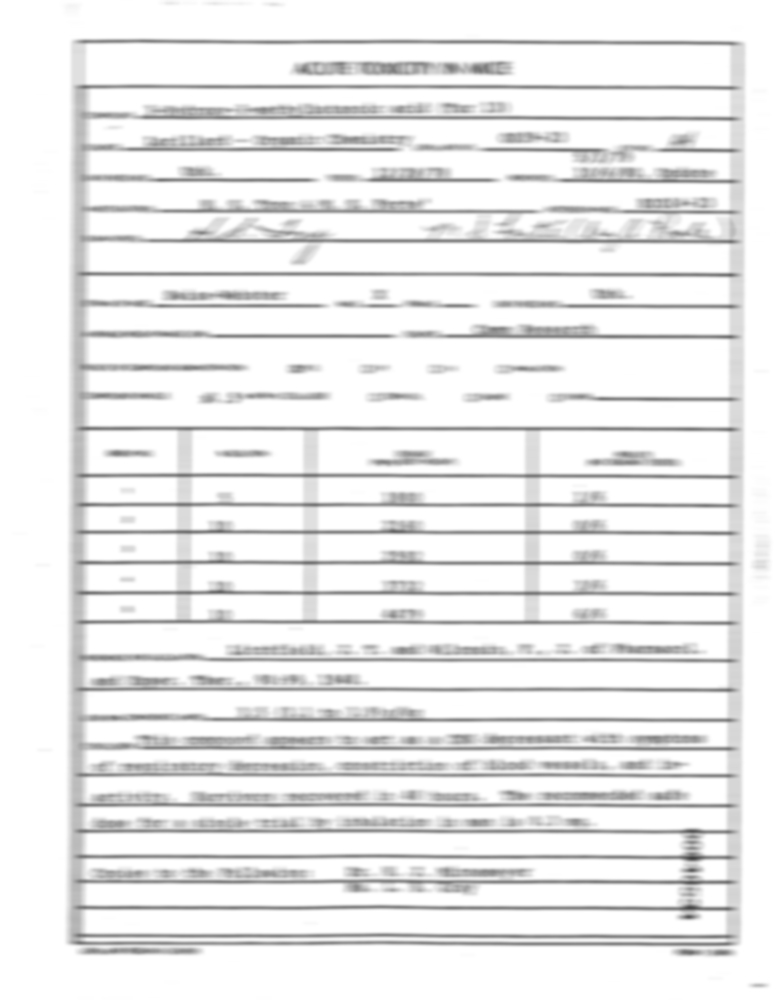
#> input picture data/processed/combined/00040534.png, 777 x 1000 px, found by its file name
$ python quality_analyzer.py   (older library calls are emulated)
#> lines starting #> are read from the running program, lines starting #| are printed output that depends on the picture
"""
===========================================================
VisionRestore AI
Phase 2 : Image Quality Analyzer
Part 1 : Image Quality Metrics
===========================================================
"""

from pathlib import Path
import cv2
import numpy as np
import matplotlib.pyplot as plt


# ==========================================================
# LOAD IMAGE
# ==========================================================

def load_image(image_path):
    """
    Load image from disk and return RGB image.
    """

    image = cv2.imread(str(image_path))

    if image is None:
        raise FileNotFoundError(
            f"Unable to load image : {image_path}"
        )

    image = cv2.cvtColor(
        image,
        cv2.COLOR_BGR2RGB
    )

    return image


# ==========================================================
# BLUR SCORE
# ==========================================================

def compute_blur(image):
    """
    Variance of Laplacian.

    Lower value -> More blurry.
    Higher value -> Sharper.
    """

    gray = cv2.cvtColor(
        image,
        cv2.COLOR_RGB2GRAY
    )

    score = cv2.Laplacian(
        gray,
        cv2.CV_64F
    ).var()

    return round(score, 2)


# ==========================================================
# NOISE ESTIMATION
# ==========================================================

def compute_noise(image):
    """
    Estimate noise using high-frequency residual.

    Higher value -> More noisy.
    """

    gray = cv2.cvtColor(
        image,
        cv2.COLOR_RGB2GRAY)

    blur = cv2.GaussianBlur(
        gray,
        (3, 3),
        0
    )

    residual = gray.astype(np.float32) - blur.astype(np.float32)

    score = np.std(residual)

    return round(float(score), 2)


# ==========================================================
# BRIGHTNESS
# ==========================================================

def compute_brightness(image):
    """
    Average brightness.

    Range : 0 - 255
    """

    gray = cv2.cvtColor(
        image,
        cv2.COLOR_RGB2GRAY
    )

    score = np.mean(gray)

    return round(float(score), 2)


# ==========================================================
# CONTRAST
# ==========================================================

def compute_contrast(image):
    """
    Standard deviation of grayscale intensity.
    """

    gray = cv2.cvtColor(
        image,
        cv2.COLOR_RGB2GRAY
    )

    score = np.std(gray)

    return round(float(score), 2)


# ==========================================================
# ENTROPY
# ==========================================================

def compute_entropy(image):
    """
    Shannon Entropy.

    Higher value -> More information.
    """

    gray = cv2.cvtColor(
        image,
        cv2.COLOR_RGB2GRAY
    )

    histogram = cv2.calcHist(
        [gray],
        [0],
        None,
        [256],
        [0, 256]
    )

    histogram = histogram.ravel()

    probability = histogram / histogram.sum()

    probability = probability[
        probability > 0
    ]

    entropy = -np.sum(
        probability * np.log2(probability)
    )

    return round(float(entropy), 2)


# ==========================================================
# RESOLUTION
# ==========================================================

def compute_resolution(image):
    """
    Return image dimensions.
    """

    h, w = image.shape[:2]

    return f"{w} x {h}"


# ==========================================================
# ANALYZE IMAGE
# ==========================================================

def analyze_image(image):

    report = {

        "Blur Score":
            compute_blur(image),

        "Noise Score":
            compute_noise(image),

        "Brightness":
            compute_brightness(image),

        "Contrast":
            compute_contrast(image),

        "Entropy":
            compute_entropy(image),

        "Resolution":
            compute_resolution(image)

    }

    return report
# ==========================================================
# CLASSIFICATION FUNCTIONS
# ==========================================================

def classify_blur(score):
    """
    Lower Laplacian variance means more blur.
    Thresholds may be adjusted later.
    """

    if score < 1000:
        return "High Blur"
    elif score < 3500:
        return "Medium Blur"
    else:
        return "Low Blur"


# ----------------------------------------------------------


def classify_noise(score):
    """
    Higher residual standard deviation means more noise.
    """

    if score < 12:
        return "Low Noise"
    elif score < 20:
        return "Medium Noise"
    else:
        return "High Noise"


# ----------------------------------------------------------


def classify_brightness(score):
    """
    Brightness ranges from 0-255.
    """

    if score < 150:
        return "Low Brightness"

    elif score < 220:
        return "Medium Brightness"

    else:
        return "High Brightness"


# ----------------------------------------------------------


def classify_contrast(score):
    """
    Contrast based on grayscale standard deviation.
    """

    if score < 30:
        return "Low Contrast"

    elif score < 40:
        return "Medium Contrast"

    else:
        return "High Contrast"


# ----------------------------------------------------------


def classify_entropy(score):
    """
    Shannon entropy classification.
    """

    if score <2:
        return "Low Information"

    elif score < 4:
        return "Medium Information"

    else:
        return "High Information"


# ----------------------------------------------------------


def classify_resolution(resolution):
    """
    Resolution format:
    'width x height'
    """

    width, height = resolution.split(" x ")

    width = int(width)
    height = int(height)

    pixels = width * height

    if pixels < 500000:
        return "Low Resolution"

    elif pixels < 1000000:
        return "Medium Resolution"

    else:
        return "High Resolution"
# ==========================================================
# OVERALL QUALITY SCORE
# ==========================================================

def compute_quality_score(report):
    """
    Computes an overall quality score (0-100)
    based on all quality metrics.
    """

    score = 100

    # Blur
    if report["Blur Status"] == "High Blur":
        score -= 30
    elif report["Blur Status"] == "Medium Blur":
        score -= 15

    # Noise
    if report["Noise Status"] == "High Noise":
        score -= 20
    elif report["Noise Status"] == "Medium Noise":
        score -= 10

    # Brightness
    # Brightness

    if report["Brightness Status"] == "Low Brightness":
        score -= 20

    elif report["Brightness Status"] == "High Brightness":
        score -= 10

    # Contrast
    if report["Contrast Status"] == "Low Contrast":
        score -= 15
    elif report["Contrast Status"] == "Medium Contrast":
        score -= 5

    score = max(0, score)

    if score >= 90:
        label = "Excellent"

    elif score >= 75:
        label = "Good"

    elif score >= 60:
        label = "Fair"

    elif score >= 40:
        label = "Poor"

    else:
        label = "Very Poor"

    return score, label
# ==========================================================
# RESTORATION DIFFICULTY
# ==========================================================

def restoration_difficulty(score):

    if score >= 85:
        return "Easy"

    elif score >= 65:
        return "Moderate"

    else:
        return "Severe"


# ==========================================================
# ANALYZER CONFIDENCE
# ==========================================================

def compute_confidence(report):
    """
    Computes confidence based on how far each metric
    is from its decision boundary.
    """

    confidence = []

    # ---------------- Blur ----------------

    blur = report["Blur Score"]

    if blur >= 3500:
        confidence.append(min(100, 70 + ((blur - 3500) / 100)))

    elif blur <= 1000:
        confidence.append(min(100, 70 + ((1000 - blur) / 20)))

    else:
        confidence.append(75)

    # ---------------- Noise ----------------

    noise = report["Noise Score"]

    if noise >= 20:
        confidence.append(min(100, 70 + ((noise - 20) * 8)))

    elif noise <= 12:
        confidence.append(min(100, 70 + ((12 - noise) * 8)))

    else:
        confidence.append(75)

    # ---------------- Brightness ----------------

    brightness = report["Brightness"]

    if brightness >= 220:
        confidence.append(min(100, 70 + ((brightness - 220) / 2)))

    elif brightness <= 150:
        confidence.append(min(100, 70 + ((150 - brightness) / 2)))

    else:
        confidence.append(75)

    return round(sum(confidence) / len(confidence))
def classify_image(report):
    """
    Adds qualitative labels to all metrics.
    """

    report["Blur Status"] = classify_blur(
        report["Blur Score"]
    )

    report["Noise Status"] = classify_noise(
        report["Noise Score"]
    )

    report["Brightness Status"] = classify_brightness(
        report["Brightness"]
    )

    report["Contrast Status"] = classify_contrast(
        report["Contrast"]
    )

    report["Entropy Status"] = classify_entropy(
        report["Entropy"]
    )

    report["Resolution Status"] = classify_resolution(
        report["Resolution"]
    )
    quality_score, quality_label = compute_quality_score(report)
    report["Restoration Difficulty"] = restoration_difficulty(
    quality_score
)
    report["Overall Quality Score"] = quality_score
    report["Overall Quality"] = quality_label
    report["Confidence"] = compute_confidence(report)

    return report
# ==========================================================
# RESTORATION RECOMMENDATION ENGINE
# ==========================================================
# ==========================================================
# RESTORATION RECOMMENDATION ENGINE
# ==========================================================

def recommend_restoration(report):
    """
    Generates an executable restoration pipeline based on
    the detected image degradations.
    """

    detected_problems = []

    pipeline = []

    step = 1

    # --------------------------------------------------
    # Blur
    # --------------------------------------------------

    if report["Blur Status"] != "Low Blur":

        detected_problems.append(report["Blur Status"])

        pipeline.append({
            "step": step,
            "operation": "Deblur",
            "model": "SwinIR"
        })

        step += 1

    # --------------------------------------------------
    # Gaussian Noise
    # --------------------------------------------------

    if report["Noise Status"] != "Low Noise":

        detected_problems.append(report["Noise Status"])

        pipeline.append({
            "step": step,
            "operation": "Denoise",
            "model": "DnCNN"
        })

        step += 1

    # --------------------------------------------------
    # Low Brightness
    # --------------------------------------------------

    if report["Brightness Status"] == "Low Brightness":

        detected_problems.append("Low Brightness")

        pipeline.append({
            "step": step,
            "operation": "Low-Light Enhancement",
            "model": "Gamma + CLAHE"
        })

        step += 1

    # --------------------------------------------------
    # Low Contrast
    # --------------------------------------------------

    if report["Contrast Status"] == "Low Contrast":

        detected_problems.append("Low Contrast")

        pipeline.append({
            "step": step,
            "operation": "Contrast Enhancement",
            "model": "CLAHE"
        })

        step += 1

    # --------------------------------------------------
    # Super Resolution
    # --------------------------------------------------

    if report["Resolution Status"] == "Low Resolution":

        detected_problems.append("Low Resolution")

        pipeline.append({
            "step": step,
            "operation": "Super Resolution",
            "model": "SwinIR"
        })

        step += 1

    # --------------------------------------------------
    # No Restoration Required
    # --------------------------------------------------

    if len(pipeline) == 0:

        pipeline.append({

            "step": 1,

            "operation": "No Restoration Needed",

            "model": "None"

        })

    return {

        "detected_problems": detected_problems,

        "recommended_pipeline": pipeline

    }
# ==========================================================
# IMAGE DIAGNOSIS
# ==========================================================
def generate_diagnosis(report):

    issues = report["Recommendation"]["detected_problems"]

    if len(issues) == 0:

        return (
            "The image quality is excellent. "
            "No restoration is required."
        )

    return (
        f"Primary issue: {issues[0]}. "
        f"Total detected issues: {len(issues)}."
    )
# ==========================================================
# DISPLAY REPORT
# ==========================================================

def display_report(report):

    print("\n")

    print("=" * 60)
    print("IMAGE QUALITY ANALYSIS REPORT")
    print("=" * 60)

    print(f"{'Metric':25s}{'Value'}")
    print("-" * 60)

    print(f"{'Blur Score':25s}{report['Blur Score']}")
    print(f"{'Blur Status':25s}{report['Blur Status']}")

    print("-" * 60)

    print(f"{'Noise Score':25s}{report['Noise Score']}")
    print(f"{'Noise Status':25s}{report['Noise Status']}")

    print("-" * 60)

    print(f"{'Brightness':25s}{report['Brightness']}")
    print(f"{'Brightness Status':25s}{report['Brightness Status']}")

    print("-" * 60)

    print(f"{'Contrast':25s}{report['Contrast']}")
    print(f"{'Contrast Status':25s}{report['Contrast Status']}")

    print("-" * 60)

    print(f"{'Entropy':25s}{report['Entropy']}")
    print(f"{'Entropy Status':25s}{report['Entropy Status']}")

    print("-" * 60)

    print(f"{'Resolution':25s}{report['Resolution']}")
    print(f"{'Resolution Status':25s}{report['Resolution Status']}")

    print("=" * 60)
    print("-" * 60)

    print(f"{'Overall Quality':25s}{report['Overall Quality']}")

    print(f"{'Quality Score':25s}{report['Overall Quality Score']}/100")
    print(f"{'Analyzer Confidence':25s}{report['Confidence']}%")
    print(f"{'Difficulty':25s}{report['Restoration Difficulty']}")
    print("\nImage Diagnosis")
    print("-" * 60)

    print(report["Diagnosis"])

    print("\nRecommended Pipeline")

    print("-" * 60)

    for i, step in enumerate(
        report["Recommendation"]["recommended_pipeline"],
        start=1
    ):

        print(
        f"{step['step']}. {step['operation']} ({step['model']})"
    )

    print("\nDetected Problems")
    print("-"*60)

    for item in report["Recommendation"]["detected_problems"]:

        print("•", item)

# ==========================================================
# VISUALIZATION
# ==========================================================

def visualize(image, title="Image"):

    plt.figure(figsize=(6, 6))

    plt.imshow(image)

    plt.title(title)

    plt.axis("off")

    plt.show()


# ==========================================================
# MAIN
# ==========================================================

def main():

    IMAGE_PATH = Path(
        r"D:/PLACEMENT/HYPERVERGE/PIXEL_RESTORE/data/processed/gaussian_noise/00040534.png"
    )

    image = load_image(IMAGE_PATH)
#> in load_image, image is the input picture: shape (1000, 777, 3); min 65, max 255, mean 235

    visualize(image)

    report = analyze_image(image)
#> in compute_blur, `score = cv2.Laplacian( gray, cv2.CV_64F ).var()`: score = 99.56
#> in compute_noise, `residual = gray.astype(np.float32) - blur.astype(np.float32)`:
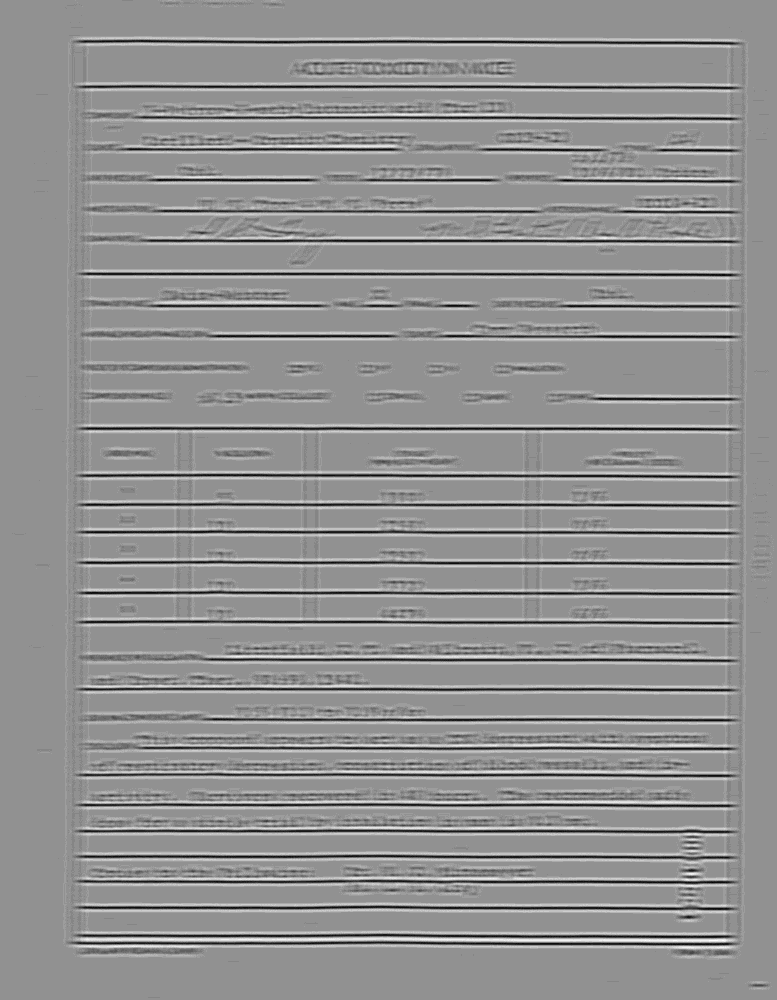
#> residual: shape (1000, 777) float32; min -12, max 9, mean -0.0302; drawn with min black and max white
#> in compute_noise, `score = np.std(residual)`: score = 2.49
#> in compute_brightness, `score = np.mean(gray)`: score = 235
#> in compute_contrast, `score = np.std(gray)`: score = 33.06
#> in compute_entropy, `histogram = cv2.calcHist( [gray], [0], None, [256], [0, 256] )`: histogram = 256 values, max 444036 at index 255, min 0 at index 0, mean 3035.2
#> in compute_entropy, `probability = histogram / histogram.sum()`: probability = 256 values, max 0.571 at index 255, min 0 at index 0, mean 0.00391
#> in compute_entropy, `probability = probability[ probability > 0 ]`: probability = 187 values, max 0.571 at index 186, min 1.29e-06 at index 0, mean 0.00535
#> in compute_entropy, `entropy = -np.sum( probability * np.log2(probability) )`: entropy = 3.88
#> in compute_resolution, `h, w = image.shape[:2]`: h = 1000; w = 777
#> in analyze_image, `report = {  "Blur Score": compute_blur(image),  "Noise Score": compute..`: report = {'Blur Score': 99.56, 'Noise Score': 2.49, 'Brightness': 235, 'Contrast': 33.06, 'Entropy': 3.88, 'Resolution': '777 x 1000'}

    report = classify_image(report)
#> in classify_image, `quality_score, quality_label = compute_quality_score(report)`: quality_score = 55; quality_label = 'Poor'
#> in compute_confidence, `blur = report["Blur Score"]`: blur = 99.56
#> in compute_confidence, `noise = report["Noise Score"]`: noise = 2.49
#> in compute_confidence, `brightness = report["Brightness"]`: brightness = 235
#> report = 16 items

    report["Recommendation"] = recommend_restoration(report)

    report["Diagnosis"] = generate_diagnosis(report)
#> in generate_diagnosis, `issues = report["Recommendation"]["detected_problems"]`: issues = ['High Blur']

    display_report(report)
#| Blur Score               99.56
#| Blur Status              High Blur
#| Noise Score              2.49
#| Noise Status             Low Noise
#| Brightness               235.01
#| Brightness Status        High Brightness
#| Contrast                 33.06
#| Contrast Status          Medium Contrast
#| Entropy                  3.88
#| Entropy Status           Medium Information
#| Resolution               777 x 1000
#| Resolution Status        Medium Resolution
#| Overall Quality          Poor
#| Quality Score            55/100
#| Analyzer Confidence      93%
#| Difficulty               Severe
#| Primary issue: High Blur. Total detected issues: 1.
#> the loop in display_report, `for i, step in enumerate( report["Recommendation"]["recommended_pipeli..` made 1 pass
#> (i, step) on pass 1: (1, {'step': 1, 'operation': 'Deblur', 'model': 'SwinIR'})
#> (printed output is left out)
#> the loop in display_report, `for item in report["Recommendation"]["detected_problems"]: ` made 1 pass
#> (printed output is left out)


if __name__ == "__main__":

    main()
